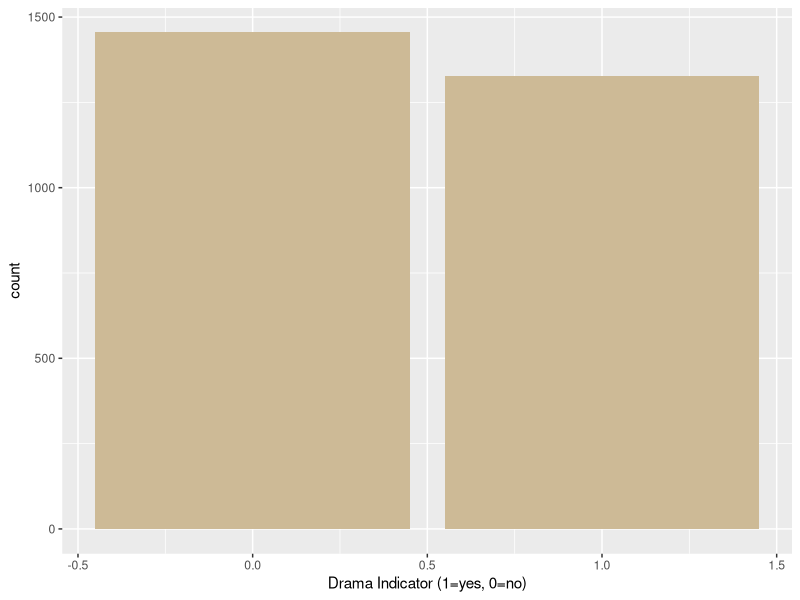
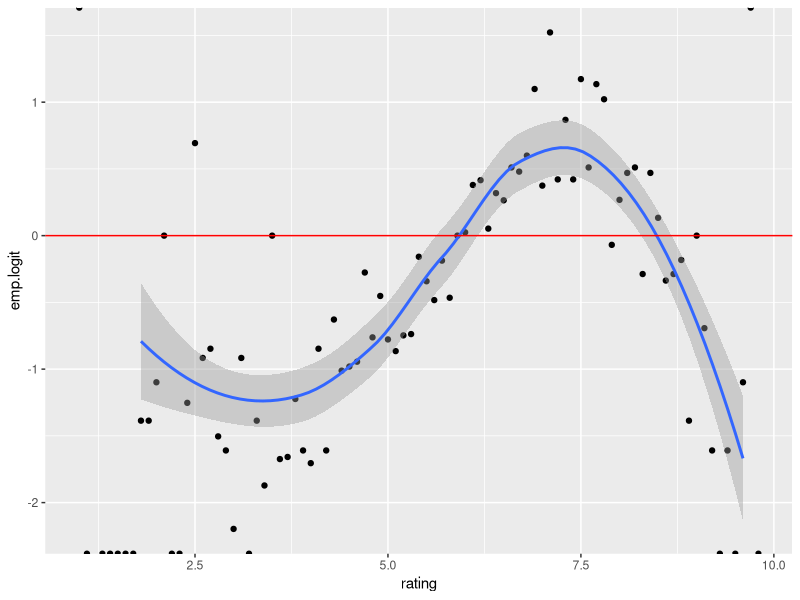
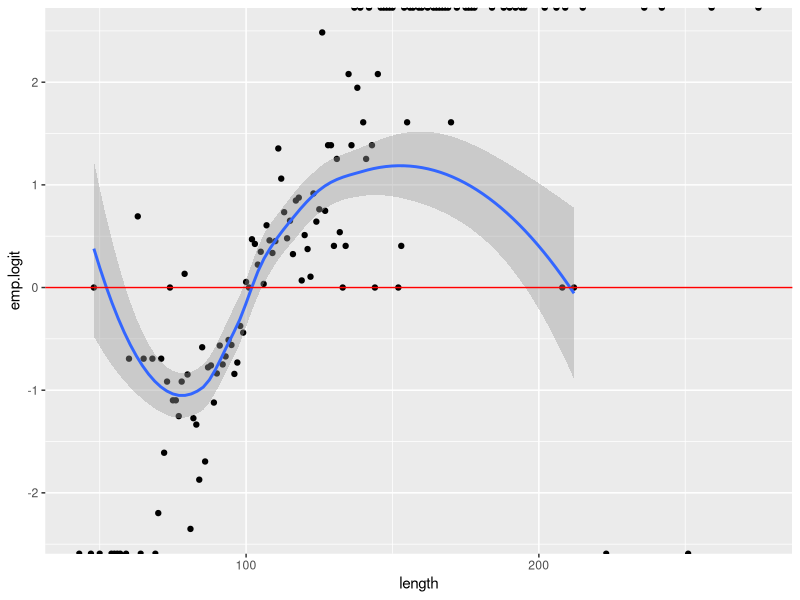
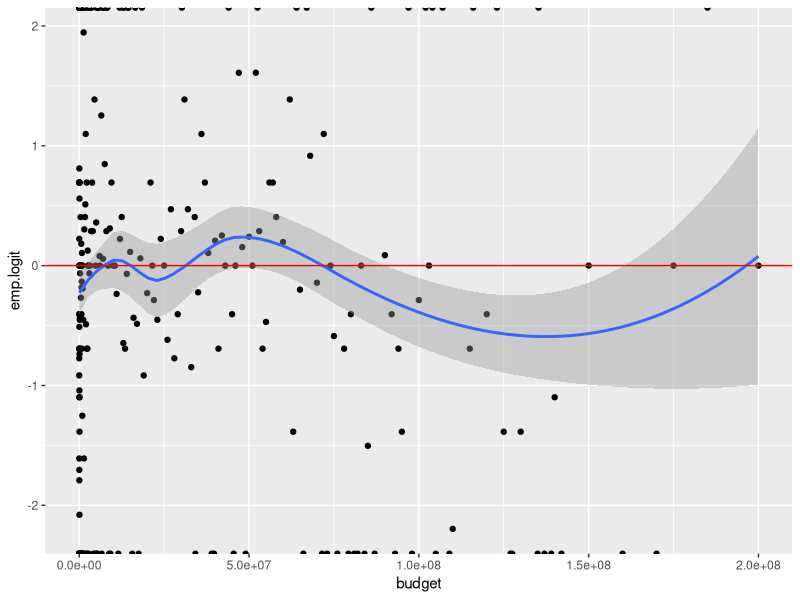

These figures' R source, in order:
## ---- chunk 1
library(tidyverse)
## ---- chunk 2
movies = read_csv("data/movies90.csv")
## ---- chunk 3
ggplot(movies, aes(x=Drama)) +
  geom_bar(fill="wheat3") + 
  xlab("Drama Indicator (1=yes, 0=no)")
## ---- chunk 4
# Explore Rating as a potential Predictor
sumStats_rating <- movies |>
  group_by(rating) |>
  summarise(n = n(),
            p.est = mean(Drama),
            emp.odds = p.est/(1-p.est),
            emp.logit = log(emp.odds))

ggplot(data = sumStats_rating, aes(x=rating, y=emp.logit)) + 
  geom_point() + 
  geom_smooth(method="loess") + 
  geom_hline(yintercept=0, color="red")

## ---- chunk 5
# Explore Length as a potential Predictor
sumStats_length <- movies |>
  group_by(length) |>
  summarise(n=n(),
            p.est = mean(Drama),
            emp.odds = p.est/(1-p.est),
            emp.logit = log(emp.odds))

ggplot(data = sumStats_length, aes(x=length, y=emp.logit)) + 
  geom_point() + 
  geom_smooth(method="loess") + 
  geom_hline(yintercept=0, color="red")

## ---- chunk 6
# Explore Budget as a potential Predictor
sumStats_budget <- movies |>
  group_by(budget) |>
  summarise(n=n(),
            p.est = mean(Drama),
            emp.odds = p.est/(1-p.est),
            emp.logit = log(emp.odds))

ggplot(data = sumStats_budget, aes(x=budget, y=emp.logit)) + 
  geom_point() + 
  geom_smooth(method="loess") + 
  geom_hline(yintercept=0, color="red")

## ---- chunk 7
mod1 = glm(Drama ~ rating, family="binomial", data=movies)
summary(mod1)
## ---- chunk 8
mod2 = glm(Drama ~ rating + I(rating^2) + length + I(length^2) + budget, family="binomial", data=movies)
summary(mod2)
